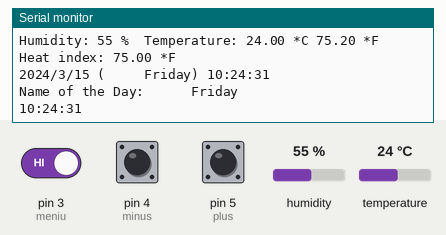
Simulated run of this sketch. Board: Arduino Uno, built with avr-gcc and run on an emulated ATmega328P. Parts: the last lines printed to the serial monitor. The inputs (shaded band) are chosen by the test bench; at power-on: pin 3 (meniu) HIGH, pin 4 (minus) HIGH, pin 5 (plus) HIGH, humidity 55 %, temperature 24 °C. The local clock reads 2024-03-15 10:24:30 at power-on unless the sketch sets it.

Above: at 1.4 s.
1.5 s: pin 3 (meniu) driven LOW
4.5 s: pin 4 (minus) pulled LOW for 1 s
7.4 s: pin 5 (plus) pulled LOW for 3.2 s
At 12.1 s:
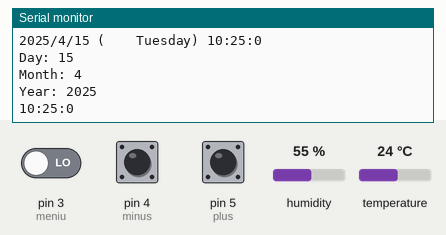
12.6 s: pin 5 (plus) pulled LOW for 3.2 s
At 17.1 s:
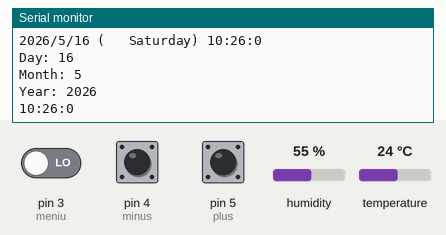
17.9 s: humidity set to 22 %
19.4 s: pin 5 (plus) pulled LOW for 1 s
Timing chart, 0 to 22.4 s (numbered marks = the images above; inputs shaded):
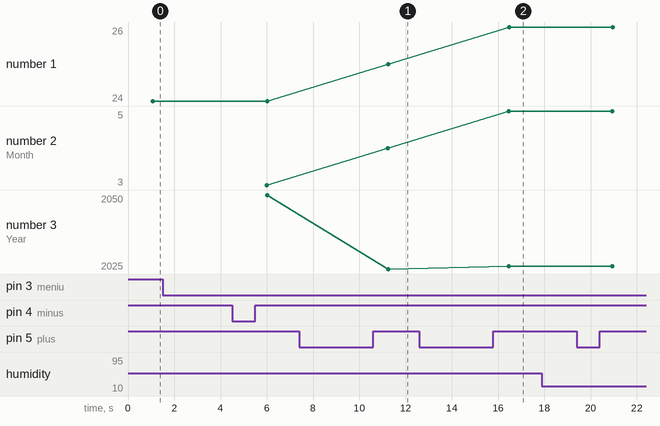

The sketch:

VFD_clock4.ino
```cpp
// (licence header left out)
#include "DHT.h"  // used Example testing sketch for various DHT humidity/temperature sensors
                  // Written by ladyada, public domain
#include <Wire.h>
#include "RTClib.h"  // possible from here: https://github.com/adafruit/RTClib
RTC_DS1307 rtc;
char daysOfTheWeek[7][12] = {"     Sunday", "     Monday", "    Tuesday", "  Wednesday", "   Thursday", "     Friday", "   Saturday"};
//char daysOfTheWeek[7][12] =   {"   Duminica", "       Luni", "      Marti", "   Miercuri", "        Joi", "     Vineri", "    Sambata"};

#include <SoftwareSerial.h>
SoftwareSerial mySerial(0, 2); // RX, TX
#define DHTPIN 7     // what pin we're connected to
// Uncomment whatever type you're using!
//#define DHTTYPE DHT11   // DHT 11
#define DHTTYPE DHT22   // DHT 22  (AM2302)
//#define DHTTYPE DHT21   // DHT 21 (AM2301)
// Connect pin 1 (on the left) of the sensor to +5V
// NOTE: If using a board with 3.3V logic like an Arduino Due connect pin 1
// to 3.3V instead of 5V!
// Connect pin 2 of the sensor to whatever your DHTPIN is
// Connect pin 4 (on the right) of the sensor to GROUND
// Connect a 10K resistor from pin 2 (data) to pin 1 (power) of the sensor

// Initialize DHT sensor for normal 16mhz Arduino
DHT dht(DHTPIN, DHTTYPE);
// NOTE: For working with a faster chip, like an Arduino Due or Teensy, you
// might need to increase the threshold for cycle counts considered a 1 or 0.
// You can do this by passing a 3rd parameter for this threshold.  It's a bit
// of fiddling to find the right value, but in general the faster the CPU the
// higher the value.  The default for a 16mhz AVR is a value of 6.  For an
// Arduino Due that runs at 84mhz a value of 30 works.
// Example to initialize DHT sensor for Arduino Due:
//DHT dht(DHTPIN, DHTTYPE, 30);


 int bright = 1;              // 1 < n < 4
 int rev = 1;                 // 0-normal; 1-reverse
 int blRate = 150;
 byte debuging = 1;           // 1 - serial monitor, 0 - no serial monitor

 int h; // humdity
 float t; // temperature in Celsius
 float f; // temperature in Farehneit
 float hi; // heat index

unsigned long tpdht;
unsigned long tpread = 60000;
unsigned long tpceas;
unsigned long tpreadceas = 1000;

int tzeci, tunit, tzecimi, trest;
int tsemn, ttot;
int hzeci, hunit;

int hh, mm, ss;
int yy, ll, dd, zz;

unsigned long tpreglaj = 0;
unsigned long tpreglajmax = 120000; // maximum time for adjust clock

#define meniu 3     // button MENU
#define plus  5     // button +
#define minus 4     // button -
int nivel = 20;     // state level
// 0 - normal clock
// 2 - chamge hour
// 4 - change minute
// 6 - chamge year
// 8 - change month
// 10 - change day
// 20 - ready

//int limba = 1;   // 1 for english, 2 for roumanian  // ToDo
int maxday;


void setup() {
  if (debuging == 1)
  {
  Serial.begin(9600);
  while (!Serial) ; // wait for serial
  delay(200);
  }
  Serial.println("RTC clock on VFD CD7220 display v.4");
  Serial.println("-------------------");

pinMode(meniu, INPUT);   // MENU button
pinMode(plus, INPUT);   // + button
pinMode(minus, INPUT);   // + button
digitalWrite(meniu, HIGH);  // pull-up the pin
digitalWrite(plus, HIGH);   // pull-up the pin
digitalWrite(minus, HIGH);  // pull-up the pin

  if (! rtc.begin()) {
    Serial.println("Couldn't find RTC");
    while (1);
  }
   if (! rtc.begin()) {
    Serial.println("Couldn't find RTC");
    while (1);
  }
//rtc.adjust(DateTime(F(__DATE__), F(__TIME__)));
// rtc.adjust(DateTime(2014, 1, 21, 3, 0, 0));
  if (! rtc.isrunning()) {
    Serial.println("RTC is NOT running!");
    // following line sets the RTC to the date & time this sketch was compiled
    rtc.adjust(DateTime(F(__DATE__), F(__TIME__)));
    // This line sets the RTC with an explicit date & time, for example to set
    // January 21, 2014 at 3am you would call:
    // rtc.adjust(DateTime(2014, 1, 21, 3, 0, 0));
  }

    dht.begin();
    mySerial.begin(9600);
    delay(10);
   // setDispMode();
         mySerial.write(0x0C);     // Clear ALL
          delay(10);
                                   // Display init
                 mySerial.write(0x1B);
                 mySerial.write(0x40);
         howBright();              // Display brightness
     //    fixedVFD();               // Show legend on VFD

}  // end setup

void setDispMode(){
  mySerial.write(0x02);  //  STX
  mySerial.write(0x05);  //  05
  mySerial.write(0x43);  //  C
  mySerial.write(0x31);  //  31h - ESC/POS mode
  mySerial.write(0x03);  //  ETX
}

void loop() {


if (nivel == 0)  // clock
{
   if (millis() - tpceas > tpreadceas)
   {
   DateTime now = rtc.now();
   if (debuging == 1)
    {
    Serial.print(now.year(), DEC);
    Serial.print('/');
    Serial.print(now.month(), DEC);
    Serial.print('/');
    Serial.print(now.day(), DEC);
    Serial.print(" (");
    Serial.print(daysOfTheWeek[now.dayOfTheWeek()]);
    Serial.print(") ");
    Serial.print(now.hour(), DEC);
    Serial.print(':');
    Serial.print(now.minute(), DEC);
    Serial.print(':');
    Serial.print(now.second(), DEC);
    Serial.println();
    }
hh = now.hour();
mm = now.minute();
ss = now.second();
yy = now.year()-2000;
ll = now.month();
dd = now.day();
zz = now.dayOfTheWeek();

    if (ss/10%2 == 0)
    dateVFD();
    else
    dayVFD();
    loctimeVFD();
    tpceas = millis();
   }

if (millis() - tpdht > tpread)
  {
    readDHT();
    tpdht = millis();
    hVFD();
    tVFD();
  }

if (digitalRead(meniu) == LOW)
  {
  nivel = 1;
  tpreglaj = millis();
  mop();
  delay(500);
  }
} // end nivel = 0

if (nivel == 1)  // hour adjust
{
// print text on VFD
    mySerial.write(0x1F);    // Set cursor
    mySerial.write(0x24);    // Set Cursor
    mySerial.write(1);      // position x
    mySerial.write(1);       // position y
    mySerial.print("Hour set: ");
    mySerial.print(hh/10);
    mySerial.print(hh%10);

if (digitalRead(meniu) == LOW)
  {
  nivel = 2;
  mop();
  delay(500);
  }

if (digitalRead(plus) == LOW)
  {
  hh = hh + 1;
  delay(250);
  }
if (digitalRead(minus) == LOW)
  {
  hh = hh - 1;
  delay(250);
  }

if (hh > 23) hh = 0;
if (hh < 0) hh = 23;
//mop();
}  // end nivel = 1;

if (nivel == 2)  // minute adjust
{
// print text on VFD
    mySerial.write(0x1F);    // Set cursor
    mySerial.write(0x24);    // Set Cursor
    mySerial.write(1);      // position x
    mySerial.write(1);       // position y
    mySerial.print("Minute set: ");
    mySerial.print(mm/10);
    mySerial.print(mm%10);

if (digitalRead(meniu) == LOW)
  {
  nivel = 3;
  mop();
  delay(500);
  }

if (digitalRead(plus) == LOW)
  {
  mm = mm + 1;
  delay(250);
  }
if (digitalRead(minus) == LOW)
  {
  mm = mm - 1;
  delay(250);
  }

if (mm > 59) mm = 0;
if (mm < 0) mm = 59;
//mop();
}  // end nivel = 2;

if (nivel == 3)  // year adjust
{
// print text on VFD
    mySerial.write(0x1F);    // Set cursor
    mySerial.write(0x24);    // Set Cursor
    mySerial.write(1);      // position x
    mySerial.write(1);       // position y
    mySerial.print("Year set: 20");
    mySerial.print(yy/10);
    mySerial.print(yy%10);

if (digitalRead(meniu) == LOW)
  {
  nivel = 4;
  mop();
  delay(500);
  }

if (digitalRead(plus) == LOW)
  {
  yy = yy + 1;
  delay(250);
  }
if (digitalRead(minus) == LOW)
  {
  yy = yy - 1;
  delay(250);
  }

if (yy > 50) yy = 25;
if (yy < 25) yy = 50;
//mop();
}  // end nivel = 3;

if (nivel == 4)  // month adjust
{
// print text on VFD
    mySerial.write(0x1F);    // Set cursor
    mySerial.write(0x24);    // Set Cursor
    mySerial.write(1);      // position x
    mySerial.write(1);       // position y
    mySerial.print("Month set: ");
    mySerial.print(ll/10);
    mySerial.print(ll%10);
    mySerial.print("    ");

if (digitalRead(meniu) == LOW)
  {
  nivel = 5;
  mop();
  delay(500);
  }

if (digitalRead(plus) == LOW)
  {
  ll = ll + 1;
  delay(250);
  }
if (digitalRead(minus) == LOW)
  {
  ll = ll - 1;
  delay(250);
  }

if (ll > 12) ll = 1;
if (ll < 1) ll = 12;
//mop();
}  // end nivel = 4;

if (nivel == 5)  // day adjust
{

// print text on VFD
    mySerial.write(0x1F);    // Set cursor
    mySerial.write(0x24);    // Set Cursor
    mySerial.write(1);      // position x
    mySerial.write(1);       // position y
    mySerial.print("Day set: ");
    mySerial.print(dd/10);
    mySerial.print(dd%10);
    mySerial.print("    ");

if (digitalRead(meniu) == LOW)
  {
  nivel = 6;
  mop();
  delay(500);
  }

if (digitalRead(plus) == LOW)
  {
  dd = dd + 1;
  delay(250);
  }
if (digitalRead(minus) == LOW)
  {
  dd = dd - 1;
  delay(250);
  }

// Dawn & Dusk controller. http://andydoz.blogspot.ro/2014_08_01_archive.html
 if (ll == 4 || ll == 5 || ll == 9 || ll == 11) { //30 days hath September, April June and November
    maxday = 30;
  }
  else {
  maxday = 31; //... all the others have 31
  }
  if (ll ==2 && yy % 4 ==0) { //... Except February alone, and that has 28 days clear, and 29 in a leap year.
    maxday = 29;
  }
  if (ll ==2 && ll % 4 !=0) {
    maxday = 28;
  }

if (dd > maxday) dd = 1;
if (dd < 1) dd = maxday;
//mop();
}  // end nivel = 5;

if (nivel == 6)  // day in week adjust
{
// print text on VFD
    mySerial.write(0x1F);    // Set cursor
    mySerial.write(0x24);    // Set Cursor
    mySerial.write(1);      // position x
    mySerial.write(1);       // position y
    mySerial.print("Day name:");
    mySerial.print(daysOfTheWeek[zz]);

if (digitalRead(meniu) == LOW)
  {
  nivel = 7;
  mop();
  delay(500);
  }

if (digitalRead(plus) == LOW)
  {
  zz = zz + 1;
  delay(250);
  }
if (digitalRead(minus) == LOW)
  {
  zz = zz - 1;
  delay(250);
  }

if (zz > 6) zz = 0;
if (zz < 0) zz = 6;
//mop();
}  // end nivel = 6;

if (nivel == 7)
{
 // January 21, 2014 at 3am you would call:
 rtc.adjust(DateTime(2000+yy, ll, dd, hh, mm, 0));
 //setDS3231time(0, mm, hh, zz, dd, ll, yy);
 mop();
 nivel = 20;
}

if (nivel == 20)
{
mop();
readDHT();
tpdht = millis();
hVFD();
tVFD();
nivel = 0;
}  // end last level & go to clock level

if(nivel != 0 &&  millis() - tpreglaj > tpreglajmax)  // va intra aici doar dacă nu este in functionare normala
{
mop();
nivel = 0;
}

delay(1);
}  // end main loop


void mop()  // clear the display
{
  mySerial.write(0x0C);     // Clear ALL
  delay(10);
  mySerial.write(0x1F);    // Set cursor
  mySerial.write(0x24);    // Set Cursor
  mySerial.write(1);      // position x
  mySerial.write(1);       // position y
  mySerial.print("                    ");
  mySerial.print("                    ");
}


// Print Local time on VFD

void loctimeVFD(){
//    dateVFD();
// set cursor for  Local TIME
    mySerial.write(0x1F);    // Set cursor
    mySerial.write(0x24);    // Set Cursor
    mySerial.write(1);      // position x
    mySerial.write(1);       // position y

// print UTC TIME on VFD with nice 0 when only one digit
    niceTime(hh);
    mySerial.write(':');
    niceTime(mm);
    mySerial.write(':');
    niceTime(ss);

if (debuging == 1)
    {
    Serial.print(hh);
    Serial.print(":");
    Serial.print(mm);
    Serial.print(":");
    Serial.println(ss);
    }      }


// Common function to format hour and minutes

void niceTime(int number) {
     if (number >= 0 && number < 10)
         {
         mySerial.write('0');
         }
                                                   mySerial.print(number);
}


// Print DATE DD-MMM-YYYY on the upper line of VFD


void dateVFD(){
                            // set cursor for  DATE   DD MMM YY
    mySerial.write(0x1F);   // Set cursor
    mySerial.write(0x24);   // Set Cursor
    mySerial.write(10);      // position x
    mySerial.write(1);      // position y
                            // Day
        niceTime(dd);
    if (debuging == 1)
    {
      Serial.print("Day: ");
      Serial.println(dd);
    }


    if (debuging == 1)
    {
      Serial.print("Month: ");
      Serial.println(ll);
    }

                            // make Month name from Month number
    switch(ll){
      case 1:
      mySerial.print("-Jan-");
      break;
      case 2: mySerial.print("-Feb-");
      break;
      case 3: mySerial.print("-Mar-");
      break;
      case 4: mySerial.print("-Apr-");
      break;
      case 5: mySerial.print("-May-");
      break;
      case 6: mySerial.print("-Jun-");
      break;
      case 7: mySerial.print("-Jul-");
      break;
      case 8: mySerial.print("-Aug-");
      break;
      case 9: mySerial.print("-Sep-");
      break;
      case 10: mySerial.print("-Oct-");
      break;
      case 11: mySerial.print("-Nov-");
      break;
      case 12: mySerial.print("-Dec-");
      //default: mySerial.print("/ERR/");
      break; }
                            // Year
      mySerial.println(yy+2000);
      if (debuging == 1)
    {
      Serial.print("Year: ");
      Serial.println(yy+2000);
    }
    }

void dayVFD(){
                            // set cursor for  Day as name
    mySerial.write(0x1F);   // Set cursor
    mySerial.write(0x24);   // Set Cursor
    mySerial.write(10);      // position x
    mySerial.write(1);      // position y
                            // Day
     mySerial.println(daysOfTheWeek[zz]);

    if (debuging == 1)
    {
      Serial.print("Name of the Day: ");
      Serial.println(daysOfTheWeek[zz]);
    }
    }

// Set brightness of the VFD
void howBright(){
         mySerial.write(0x1B);
         mySerial.write(0x2A);
         mySerial.write(bright);
}

// read DHTxx sensor
void readDHT()
{
  // Reading temperature or humidity takes about 250 milliseconds!
  // Sensor readings may also be up to 2 seconds 'old' (its a very slow sensor)
  h = dht.readHumidity();
  // Read temperature as Celsius
  t = dht.readTemperature();
  // Read temperature as Fahrenheit
  f = dht.readTemperature(true);

  // Check if any reads failed and exit early (to try again).
  if (isnan(h) || isnan(t) || isnan(f)) {
    Serial.println("Failed to read from DHT sensor!");
    return;
  }

  // Compute heat index
  // Must send in temp in Fahrenheit!
  hi = dht.computeHeatIndex(f, h);

  Serial.print("Humidity: ");
  Serial.print(h);
  Serial.print(" %\t");
  Serial.print("Temperature: ");
  Serial.print(t);
  Serial.print(" *C ");
  Serial.print(f);
  Serial.print(" *F\t");
  Serial.print("Heat index: ");
  Serial.print(hi);
  Serial.println(" *F");
}

void hVFD(){
                            // set cursor for  UTC TIME
    mySerial.write(0x1F);   // Set cursor
    mySerial.write(0x24);   // Set Cursor
    mySerial.write(1);      // position x
    mySerial.write(2);      // position y

    mySerial.write("hum=");
    niceTime(h);
    mySerial.write("% ");
    }

void tVFD(){
                            // set cursor for  UTC TIME
    mySerial.write(0x1F);   // Set cursor
    mySerial.write(0x24);   // Set Cursor
    mySerial.write(10);      // position x
    mySerial.write(2);      // position y

    mySerial.write("temp=");
    mySerial.print(t,1);
  //  niceTime(t,1);
    mySerial.write(0xf8);
    mySerial.write("C");
    }
```

Measured:
- after the input at 7.4 s, the serial monitor: prints a new line after 3.8 s (image 1)
- after the input at 12.6 s, the serial monitor: prints a new line after 3.8 s (image 2)
- plotted number 1: 24 → 25 after the input at 7.4 s, 25 → 26 after the input at 12.6 s
- plotted number 2: 3 → 4 after the input at 7.4 s, 4 → 5 after the input at 12.6 s
- plotted number 3: 2050 → 2025 after the input at 7.4 s, 2025 → 2026 after the input at 12.6 s
